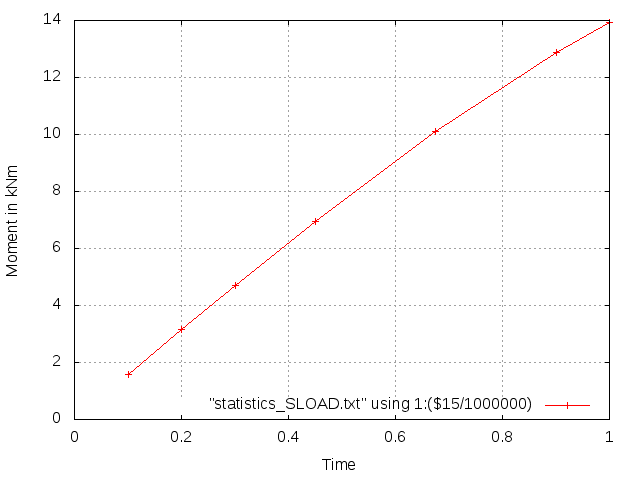

Source code (gnuplot):
set yrange [0:*]
set xrange [0:*]
set xlabel "Time"
set ylabel "Moment in kNm"
set grid
set key bottom right
set term png
set out "moment.png"
plot "statistics_SLOAD.txt" using 1:($15/1000000) w lp
set out
